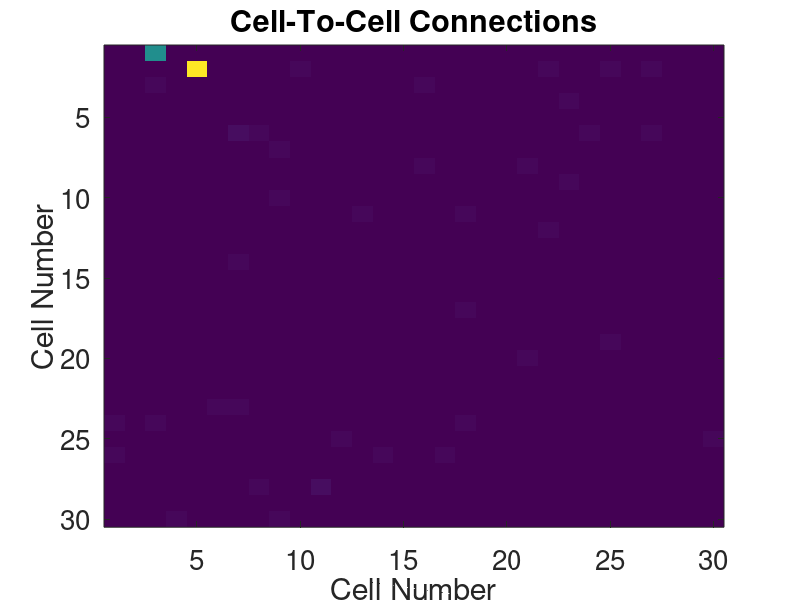

The MATLAB source for this figure:
%% Cell 1 This is code that will go in the outer loop. I don't have the outer loop.

% Set up data on which to do the testing.
NT = 201; % 201 time steps
NCELL = 30; % 30 time series (i.e. bioluminescence data for 30 cells)
Ii = 1; % cell of interest (% in line b of the algorithm, it loops over all values of i. I am just doing this for one).
Jjtarget = 3; % cell to see if it affects cell Ii. (This is constructed so that we can detect a dependence)
time = linspace(0, 200, NT); % set up time
data = zeros(NT,NCELL); % initialize the data matrix
FList = zeros(NCELL, NCELL);

% stephanie start
% varying period over time (starts at 24 and ends at around 25)
period_over_time = 24 * linspace( 1, 1.05, length(time) );
% stephanie end

for i = 1 : NCELL,
    % Each time series is a sine curve with a slightly different period
    % near 24 h.
    data(:,i) = sin( time ./ (period_over_time+i*0.1).*(2*pi) )';
end;
% Each time series has noise in the signal
data = data + randn( size(data) );
% Cell 1's timeseries is really just a shifted version of the timeseries
% from Cell 3. So we expect Cell 3 to look connected to Cell 1.
data(3:end,Ii) = data(1:end-2,Jjtarget);
data(3:end,Ii) = data(3:end,Ii) + randn(size(data(3:end,Ii)))*0.5;

data(3:end,2) = data(1:end-2,5);
data(3:end,2) = data(3:end,2) + randn(size(data(3:end,2)))*0.5;

% We will look back up to 4 time steps
P = 4;

% Solve the full model for cell i. (eq 11 in paper)
for Ii = 1 : NCELL,
    
    % Begin code for row c of the algorithm
    Y = data(P+1:end,Ii)';
    Z = ones(1,NT-P);
    for i = 1 : P,
        Z = [Z; data(P-i+1:end-i,:)'];
    end;
    % Solve Z'*BT = Y' for BT.
    BT = Z'\Y'; % This does the least squares solving (BT means B transpose). B contains the alphas.
    % End code for row c of the algorithm
    % Begin code for row d of the algorithm
    resid1 = Z'*BT-Y';
    sigma_squared1 = resid1'*resid1/(size(Z',1)-(size(Z',2)-1)-1);
    % End code for row d of the algorithm

    % Row e is the loop control line. Here it is.
    for Jj = 1 : NCELL,
        % Begin row f of the algorithm
        % Solve the partial model to test i's dependence on j. (eq 12 in paper)
        % So we compute it without the j'th cell considered in Z.
        Y = data(P+1:end,Ii)';
        Z = ones(1,NT-P);
        cell_idxs = setdiff(1:NCELL,Jj);
        for i = 1 : P,
            Z = [Z; data(P-i+1:end-i,cell_idxs)'];
        end;
        BT = Z'\Y';
        % End row f of the algorithm
        % Begin row g of the algorithm
        resid0 = Z'*BT-Y';
        sigma_squared0 = resid0'*resid0/(size(Z',1)-(size(Z',2)-1)-1);
        % End row g of the algorithm

        % In row h of the algorithm, it mentions the F-statistic. This is where
        % things get a little confusing. The definition they describe of the
        % F-statistic is basically sigma_squared0/sigma_squared1, but I don't
        % see that definition in any stats book.
        % We could do this: F = sigma_squared0/sigma_squared1.
        % If F is big (you need to decide what "big" is -- maybe bigger than 2?), 
        % then we say there is a connection from cell Ii to cell Jj.
        % Right now, I am just printing out both sigma_squared values.
        % The threshold should be larger than 1. Maybe 1.5?
        F = sigma_squared0/sigma_squared1;
%         disp( ['sigma squared for full is ',num2str(sigma_squared1),' and partial when JJ=',num2str(Jj),' is ',num2str(sigma_squared0), ', F= ',num2str(F)]);
        FList(Ii, Jj) = F;
    end;
end;
% disp(FList);
% hist(FList);
figure;

imagesc(FList);
xlabel('Cell Number');
ylabel('Cell Number');
title('Cell-To-Cell Connections');
set(gca, 'Fontsize', 20);
